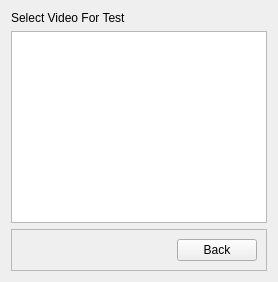
             <widget class="QWidget" name="page_13">
              <layout class="QVBoxLayout" name="verticalLayout_35">
               <item>
                <widget class="QLabel" name="label_10">
                 <property name="text">
                  <string>Select Video For Test</string>
                 </property>
                </widget>
               </item>
               <item>
                <widget class="QTreeView" name="treeView_3"/>
               </item>
               <item>
                <widget class="QFrame" name="frame_27">
                 <property name="frameShape">
                  <enum>QFrame::StyledPanel</enum>
                 </property>
                 <property name="frameShadow">
                  <enum>QFrame::Raised</enum>
                 </property>
                 <layout class="QHBoxLayout" name="horizontalLayout_19">
                  <item>
                   <spacer name="horizontalSpacer_16">
                    <property name="orientation">
                     <enum>Qt::Horizontal</enum>
                    </property>
                    <property name="sizeHint" stdset="0">
                     <size>
                      <width>40</width>
                      <height>20</height>
                     </size>
                    </property>
                   </spacer>
                  </item>
                  <item>
                   <widget class="QPushButton" name="pushButton_40">
                    <property name="cursor">
                     <cursorShape>PointingHandCursor</cursorShape>
                    </property>
                    <property name="text">
                     <string>Back</string>
                    </property>
                   </widget>
                  </item>
                 </layout>
                </widget>
               </item>
              </layout>
             </widget>
